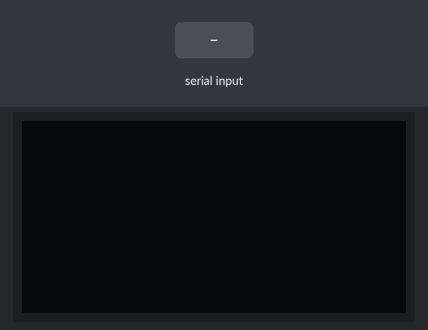
Recording of a sketch running on a simulated Arduino Uno, built with avr-gcc and run on an emulated ATmega328P. On the bench: 128×64 one-colour display. The test bench sets the inputs (shaded band). The audio player accepts every command and is not drawn; what the sketch prints to the serial monitor is not drawn.

Above: at 4.2 s.
4.3 s: "D" received over the second serial link
At 5.04 s:
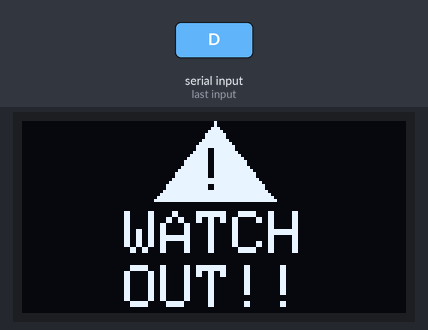
6.6 s: "N" received over the second serial link
At 7.2 s:
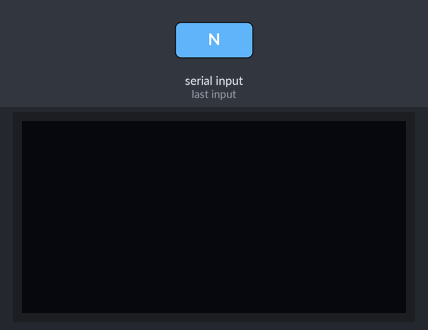
8.1 s: "Z" received over Serial
At 8.27 s:
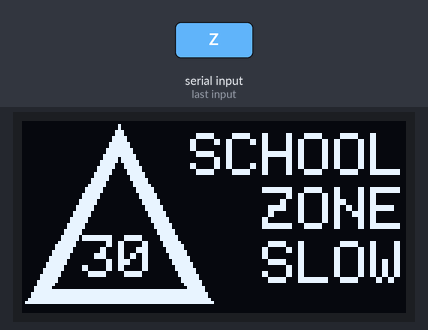
10.1 s: "d" received over the second serial link
At 10.54 s:
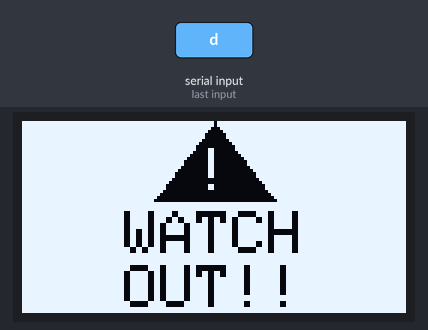
Timing chart, 0 to 13.1 s (numbered marks = the images above; inputs shaded):
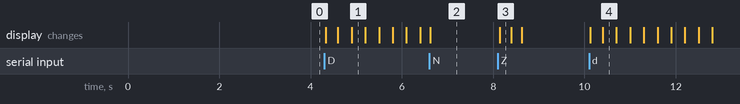

The sketch:

danmalgi.ino
```cpp
#include <SoftwareSerial.h>
#include <DFRobotDFPlayerMini.h>
#include <Wire.h>
#include <Adafruit_GFX.h>
#include <Adafruit_SSD1306.h>

// 1. 하드웨어 설정
// DFPlayer
// Arduino RX = D4, TX = D5
SoftwareSerial dfSerial(4, 5);
DFRobotDFPlayerMini player;

// HC-12
// Arduino RX = D10, TX = D11
SoftwareSerial hc12(10, 11);

// OLED
#define SCREEN_WIDTH 128
#define SCREEN_HEIGHT 64
#define OLED_RESET -1

Adafruit_SSD1306 display(
  SCREEN_WIDTH,
  SCREEN_HEIGHT,
  &Wire,
  OLED_RESET
);

// 2. 시간 및 테스트 설정
const unsigned long FLASH_INTERVAL = 300;
const unsigned long FLASH_MS = 0;

const unsigned long TX_INTERVAL = 500;
const unsigned long INFRA_TIMEOUT = 2000;

// true: 인프라 없이 RC카 + 단말기 테스트
// false: 최종 인프라 통합 데모시에 설정

const bool INFRA_TEST_MODE = true;

// 3. 상태 변수
bool schoolZone = false;
bool dangerDetected = false;
bool infraEverReceived = false;

bool displayReady = false;
bool playerReady = false;

bool inverted = false;

// 보호구역 안내 음성 재생 여부
bool zoneAudioPlayed = false;

// 위험 안내 음성 재생 여부
bool dangerAudioPlayed = false;

// -1 = 초기 상태
//  0 = 검은 화면
//  1 = 어린이 보호구역
//  2 = 위험 상황

int mode = -1;

char lastCarCommand = 0;

unsigned long lastInfraRx = 0;
unsigned long lastCarTx = 0;
unsigned long modeStart = 0;
unsigned long lastFlash = 0;

// 4. 화면 반전
void setInvert(bool on) {

  if (!displayReady) {
    return;
  }

  if (on != inverted) {

    display.invertDisplay(on);
    inverted = on;
  }
}

// 5. 가운데 정렬
void drawCenter(
  const __FlashStringHelper* s,
  int y,
  int size
) {

  int16_t x1, y1;
  uint16_t w, h;

  display.setTextSize(size);

  display.getTextBounds(
    s, 0, 0,
    &x1, &y1,
    &w, &h
  );

  display.setCursor(
    (SCREEN_WIDTH - w) / 2,
    y
  );

  display.print(s);
}

// 6. 기본 화면
// READY 제거 → 검은 화면
void drawBlank() {

  setInvert(false);

  display.clearDisplay();
  display.display();
}


// 7. 어린이 보호구역 진입 화면
void drawEnter() {

  display.clearDisplay();
  display.setTextColor(SSD1306_WHITE);

  // 바깥 삼각형
  display.fillTriangle(
    32, 1,
    1, 60,
    63, 60,
    SSD1306_WHITE
  );

  // 안쪽 삼각형
  display.fillTriangle(
    32, 12,
    10, 55,
    54, 55,
    SSD1306_BLACK
  );

  // 삼각형 안 30
  display.setTextSize(2);
  display.setCursor(20, 38);
  display.print(F("30"));

  // SCHOOL ZONE SLOW
  display.setTextSize(2);

  display.setCursor(56, 4);
  display.print(F("SCHOOL"));

  display.setCursor(56, 22);
  display.print(F("  ZONE"));

  display.setCursor(56, 40);
  display.print(F("  SLOW"));

  display.display();
}


// 8. 위험 경고 화면
void drawDanger() {

  display.clearDisplay();

  // 경고 삼각형
  display.fillTriangle(
    64, 0,
    44, 26,
    84, 26,
    SSD1306_WHITE
  );

  // 느낌표
  display.setTextColor(SSD1306_BLACK);
  display.setTextSize(2);
  display.setCursor(58, 9);
  display.print(F("!"));

  display.setTextColor(SSD1306_WHITE);

  drawCenter(F("WATCH"), 30, 2);
  drawCenter(F("OUT!!"), 48, 2);

  display.display();
}

// 9. MP3 재생 및 정지
void playAudio(uint16_t track) {

  if (!playerReady) {
    return;
  }

  player.playMp3Folder(track);

  // HC-12 수신 우선
  hc12.listen();
}

void stopAudio() {

  if (!playerReady) {
    return;
  }

  player.stop();

  hc12.listen();
}


// 10. 인프라 통신 상태 확인
bool isInfraCommunicationLost() {

  // 테스트 모드에서는 인프라 없이 주행 가능
  if (INFRA_TEST_MODE && !infraEverReceived) {

    return false;
  }

  // 최종 모드에서는 최초 인프라 신호 필요
  if (!infraEverReceived) {

    return true;
  }

  // 통신 두절 확인
  if (millis() - lastInfraRx >= INFRA_TIMEOUT) {

    return true;
  }

  return false;
}


// 11. RC카에 주행 명령 전송
// N = 위험 없음 -> 주행 허용
// D = 위험 있음 -> 정지
void sendCarCommand(bool forceSend = false) {

  bool mustStop =
    !displayReady ||
    !playerReady ||
    dangerDetected ||
    isInfraCommunicationLost();

  char command = mustStop ? 'D' : 'N';

  bool stateChanged =
    command != lastCarCommand;

  bool intervalPassed =
    millis() - lastCarTx >= TX_INTERVAL;

  if (forceSend ||
      stateChanged ||
      intervalPassed) {

    Serial.write(command);

    lastCarCommand = command;
    lastCarTx = millis();
  }
}


// 12. 디스플레이 및 스피커 상태 변경
void setMode(int newMode) {

  // 동일한 상태 반복 처리 방지
  if (mode == newMode) {

    return;
  }

  mode = newMode;

  modeStart = millis();
  lastFlash = modeStart;

  setInvert(false);

  // 일반 도로 또는 통신 두절
  if (mode == 0) {

    drawBlank();
    stopAudio();
  }

  // 어린이 보호구역
  else if (mode == 1) {

    drawEnter();

    if (!zoneAudioPlayed) {

      playAudio(1);

      zoneAudioPlayed = true;
    }

    else {

      stopAudio();
    }
  }

  // 위험 상황
  else if (mode == 2) {

    drawDanger();

    if (!dangerAudioPlayed) {

      playAudio(2);

      dangerAudioPlayed = true;
    }
  }
}

// 13. 최종 화면 상태 결정
void updateTerminalMode() {

  // 실제 위험 신호를 수신한 경우에만 위험 화면 표시
  if (dangerDetected) {

    setMode(2);
  }

  // 통신 실패만으로 위험 화면을 표시하지 않음
  else if (isInfraCommunicationLost()) {

    setMode(0);
  }

  // RC카에서 보호구역 진입 신호를 받은 경우
  else if (schoolZone) {

    setMode(1);
  }

  // 일반 도로
  else {

    setMode(0);
  }
}


// 14. RC카에서 보호구역 상태 수신
// N = 일반 도로
// Z = 어린이 보호구역
void receiveCar() {

  while (Serial.available() > 0) {

    char command = Serial.read();

    switch (command) {

      case 'N':

        schoolZone = false;
        zoneAudioPlayed = false;

        break;

      case 'Z':

        schoolZone = true;

        break;

      default:

        break;
    }
  }
}

// 15. 인프라 HC-12 위험 상태 수신
// D = 위험 있음
// N = 위험 없음 / 위험 해제
void receiveInfrastructure() {

  while (hc12.available() > 0) {

    char command = hc12.read();

    switch (command) {


      // 위험 상황
      case 'D':
      case 'd':

        infraEverReceived = true;
        lastInfraRx = millis();

        dangerDetected = true;

        // RC카 정지 명령 우선으로
        sendCarCommand();

        break;


      // 위험 없음 또는 해제
      case 'N':
      case 'n':

        infraEverReceived = true;
        lastInfraRx = millis();

        dangerDetected = false;

        // 새로운 위험 발생 시 음성 재생 가능
        dangerAudioPlayed = false;

        sendCarCommand();

        break;

      default:

        break;
    }
  }
}


// 16. 화면 깜빡임
// 300ms 반전 효과 유지
void updateFlash() {

  if (mode != 1 && mode != 2) {

    return;
  }

  unsigned long now = millis();

  bool flashing =
    (FLASH_MS == 0) ||
    (now - modeStart < FLASH_MS);

  if (flashing) {

    if (now - lastFlash >= FLASH_INTERVAL) {

      lastFlash = now;

      setInvert(!inverted);
    }
  }

  else {

    setInvert(false);
  }
}

// 17. 초기 설정
void setup() {

  // RC카 UART 통신
  Serial.begin(9600);

  // 초기화 중에는 RC카 정지
  Serial.write('D');


  // OLED 초기화
  Wire.begin();

  displayReady = display.begin(
    SSD1306_SWITCHCAPVCC,
    0x3C
  );

  if (!displayReady) {

    while (true) {

      Serial.write('D');
      delay(500);
    }
  }

  display.setTextWrap(false);

  // 초기 화면은 아무것도 표시하지 않음
  drawBlank();

  // DFPlayer 초기화
  dfSerial.begin(9600);
  dfSerial.listen();

  delay(2000);

  // 최대 5회 초기화 시도

  for (int i = 0; i < 5; i++) {

    if (player.begin(dfSerial, true, true)) {

      playerReady = true;

      break;
    }

    Serial.write('D');

    delay(1000);
  }

  if (!playerReady) {

    drawBlank();

    while (true) {

      Serial.write('D');
      delay(500);
    }
  }

  // DFPlayer 응답 대기 방지
  // disableACK()가 private이므로 begin()으로 ACK를 끔
  player.begin(dfSerial, false, false);

  player.volume(30);

  // HC-12 초기화
  hc12.begin(9600);
  hc12.listen();

  // 초기 상태
  setMode(0);

  sendCarCommand(true);
}

// 18. 메인 루프
void loop() {

  // 1. 인프라 위험 신호 확인
  receiveInfrastructure();

  // 2. RC카 정지/주행 명령 전송
  sendCarCommand();

  // 3. RC카 보호구역 상태 확인
  receiveCar();

  // 4. 화면 및 음성 처리
  updateTerminalMode();

  // 5. 화면 반전 효과
  updateFlash();

  // 6. 화면 처리 중 들어온 위험 신호 확인
  receiveInfrastructure();

  // 7. RC카 주행 명령 갱신
  sendCarCommand();
}
```

Measured:
- after the input at 4.3 s, the display: changes at once (image 1)
- after the input at 6.6 s, the display: changes at once (image 2)
- after the input at 8.1 s, the display: changes at once (image 3)
- after the input at 10.1 s, the display: first changes at once (image 4 shows a later state)
